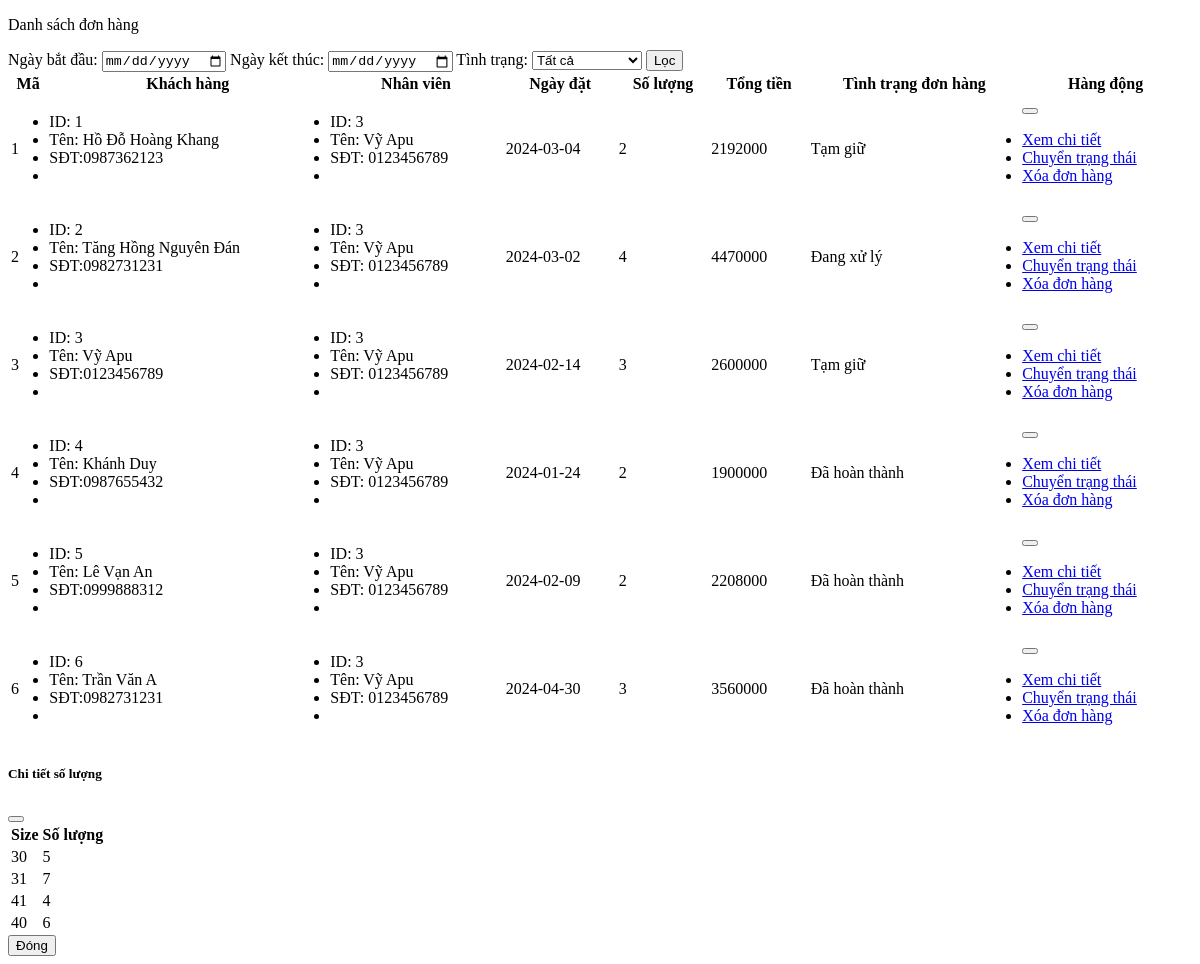
The page /admin/module/main/quanlydonhang.php on the database as committed earlier.
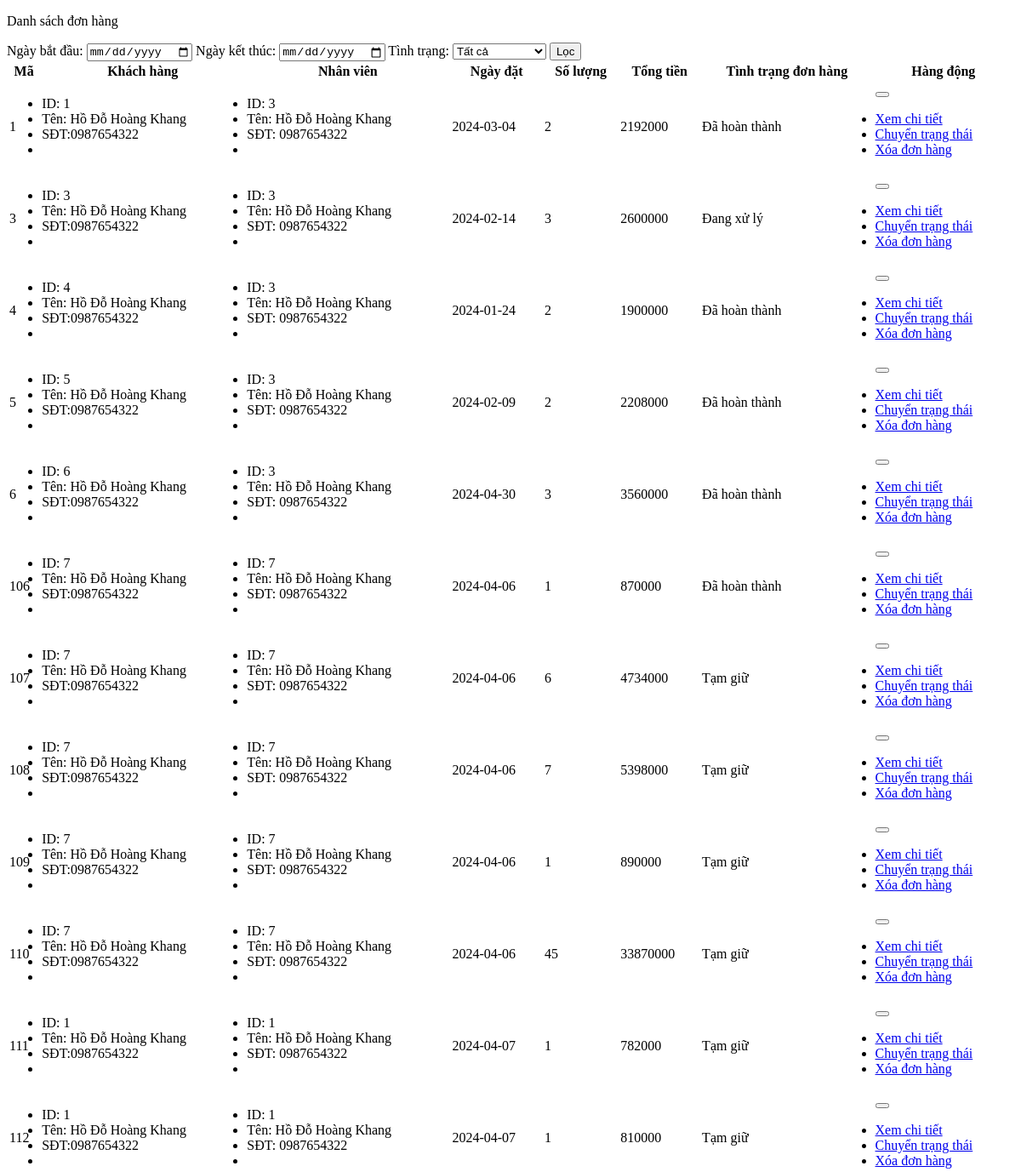
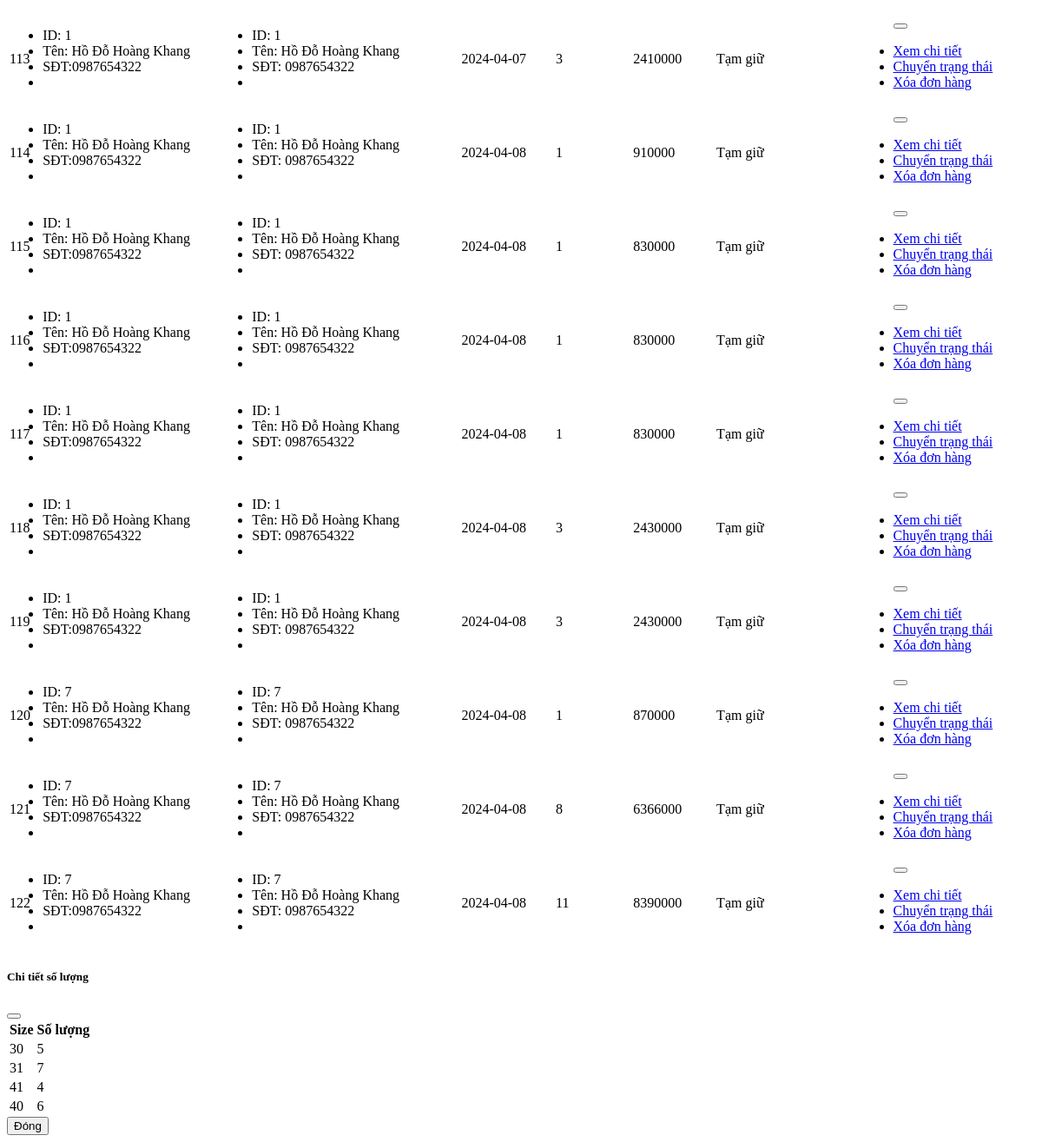
The same page on the database as committed later (2 pictures, top to bottom).
### tables this page shows
CREATE TABLE `phieuxuat` (
  `MaPX` int(11) NOT NULL,
  `MaNV` int(11) DEFAULT NULL,
  `MaKH` int(11) DEFAULT NULL,
  `NgayDatHang` date DEFAULT NULL,
  `TinhTrangDH` varchar(20) DEFAULT NULL,
  `TongTien` int(11) NOT NULL,
  `TongSoLuong` int(11) NOT NULL,
  `trangThai` int(1) NOT NULL
);

CREATE TABLE `user` (
  `Ma` int(11) NOT NULL,
  `TenDangNhap` varchar(255) DEFAULT NULL,
  `HoTen` varchar(255) DEFAULT NULL,
  `NgaySinh` date DEFAULT NULL,
  `SDT` varchar(11) DEFAULT NULL,
  `Email` varchar(255) DEFAULT NULL,
  `DiaChi` varchar(255) DEFAULT NULL,
  `GioiTinh` int(1) DEFAULT NULL
);

### admin/module/main/quanlydonhang.php (the view, shortened to what this page needs)
<?php
$conn = mysqli_connect("localhost", "root", "", "shoestore");
  $sql="SELECT
  px.MaPX,
  px.NgayDatHang,
  px.TinhTrangDH,
  px.TongTien,
  px.TongSoLuong,
  px.trangThai,
  khachhang.Ma as MaKH,
  khachhang.HoTen as HoTenKH,
  khachhang.SDT as SDTKH,
  nhanvien.Ma as MaNV,
  nhanvien.HoTen as HoTenNV,
  nhanvien.SDT as SDTNV
FROM phieuxuat px
INNER JOIN user khachhang ON px.MaKH = khachhang.Ma
INNER JOIN user nhanvien ON px.MaNV = nhanvien.Ma;";
$result = $conn->query($sql);
  ?>
<!DOCTYPE html>
<html lang="en">
<head>
</head>
<body>
<div class="tableBox ">
    <div class="tableTitle">
        <p>Danh sách đơn hàng</p>
        <div class="table-func">
            <div class="filter-container">
                <form action="index.php?danhmuc=quanlydonhang-timkiem" method="post">
                    Ngày bắt đầu: <input type="date" name="ngay_bat_dau">
                    Ngày kết thúc: <input type="date" name="ngay_ket_thuc">
                    <label>Tình trạng:</label>
                    <select name="tinh_trang">
                        <option value="">Tất cả</option>
                    </select>
                    <input type="submit" value="Lọc">
                </form>
            </div>
        </div>
    </div>
    <table id="myTable" class="table table-striped " style="width: 100%;">
        <thead>
            <tr>
                <th >Mã</th>
                <th>Khách hàng</th>
                <th>Nhân viên</th>
                <th>Ngày đặt</th>
                <th>Số lượng</th>
                <th>Tổng tiền</th>
                <th>Tình trạng đơn hàng</th>
                <th>Hàng động</th>
            </tr>
        </thead>
        <tbody>
        <?php
        while ($row = $result->fetch_assoc()) {
            if($row['trangThai'] == 1){
        ?>
      <tr>
        <td><?php echo $row['MaPX']; ?></td>
        <td>
                    <ul>
                        <li>ID: <?php echo $row['MaKH']; ?></li></li>
                        <li>Tên: <?php echo $row['HoTenKH']; ?> </li>
                        <li>SĐT:<?php echo $row['SDTKH']; ?></li>
                        <li></li>
                    </ul>
                </td>
                <td>
                    <ul>
                        <li>ID: <?php echo $row['MaNV']; ?></li></li>
                        <li>Tên: <?php echo $row['HoTenNV']; ?> </li>
                        <li>SĐT: <?php echo $row['SDTNV']; ?></li>
                        <li></li>
                    </ul>
                </td>
                <td><?php echo $row['NgayDatHang']; ?></td>
                <td><?php echo $row['TongSoLuong']; ?></td>
                <td><?php echo $row['TongTien']; ?></td>
                <td><?php echo $row['TinhTrangDH']; ?></td>
                <td>
                    <div class="dropdown" >
                        <button class="btn btn-secondary dropdown-toggle" type="button" id="dropdownMenuButton1" data-bs-toggle="dropdown" aria-expanded="false">
                        </button>
                        <ul class="dropdown-menu" aria-labelledby="dropdownMenuButton1" style="z-index: 2;">
                            <li><a class="dropdown-item" href="index.php?danhmuc=quanlydonhang-chitiet&id=<?php echo $row['MaPX']; ?>">Xem chi tiết</a></li>
                            <li><a class="dropdown-item" href="module/main/quanlydonhang-trangthai.php?id=<?php echo $row['MaPX']; ?>" onclick="return confirm('Bạn có chắc muốn xóa chuyển trạng thái đơn hàng?');" >Chuyển trạng thái</a></li>
                            <li><a class="dropdown-item" href="module/main/quanlydonhang-xoa.php?id=<?php echo $row['MaPX']; ?>" onclick="return confirm('Bạn có chắc muốn xóa đơn hàng?');" >Xóa đơn hàng</a></li>
                        </ul>
                    </div>
                </td>
      </tr>
    <?php } } ?>
        </tbody>
    </table>
</div>
<div class="modal fade" id="chitietsoluong" tabindex="-1" aria-labelledby="exampleModalLabel" aria-hidden="true">
  <div class="modal-dialog">
    <div class="modal-content"  style="">
      <div class="modal-header">
        <h5 class="modal-title" id="exampleModalLabel">Chi tiết số lượng</h5>
        <button type="button" class="btn-close" data-bs-dismiss="modal" aria-label="Close"></button>
      </div>
      <div class="modal-body">
        <table >
            <thead>
                <tr>
                    <th >Size</th>
                    <th>Số lượng</th>
                </tr>
            </thead>
            <tbody>
                <tr>
                    <td>30</td>
                    <td>5</td>
                </tr>
                <tr>
                    <td>31</td>
                    <td>7</td>
                </tr>
                <tr>
                    <td>41</td>
                    <td>4</td>
                </tr>
                <tr>
                    <td>40</td>
                    <td>6</td>
                </tr>
            </tbody>
        </table>
      </div>
      <div class="modal-footer">
        <button type="button" class="btn btn-secondary" data-bs-dismiss="modal">Đóng</button>
      </div>
    </div>
  </div>
</div>
</body>
</html>

Rows that differ between the two databases and show on the page:
no longer on this page (row edited): phieuxuat: MaPX "2", MaKH.Ma "2", MaKH.HoTen "Tăng Hồng Nguyên Đán", MaKH.SDT "0982731231", MaNV.Ma "3", MaNV.HoTen "Vỹ Apu", MaNV.SDT "0123456789", NgayDatHang "2024-03-02", TongSoLuong "4", TongTien "4470000", TinhTrangDH "Đang xử lý"
changed phieuxuat id 1: MaKH.SDT "0987362123" → "0987654322"; MaNV.HoTen "Vỹ Apu" → "Hồ Đỗ Hoàng Khang"; MaNV.SDT "0123456789" → "0987654322"; TinhTrangDH "Tạm giữ" → "Đã hoàn thành"
changed phieuxuat id 3: MaNV.HoTen "Vỹ Apu" → "Hồ Đỗ Hoàng Khang"; MaNV.SDT "0123456789" → "0987654322"; TinhTrangDH "Tạm giữ" → "Đang xử lý"
changed through a linked row, phieuxuat id 4: MaKH.HoTen "Khánh Duy" → "Hồ Đỗ Hoàng Khang"; MaKH.SDT "0987655432" → "0987654322"; MaNV.HoTen "Vỹ Apu" → "Hồ Đỗ Hoàng Khang"; MaNV.SDT "0123456789" → "0987654322"
changed through a linked row, phieuxuat id 5: MaKH.HoTen "Lê Vạn An" → "Hồ Đỗ Hoàng Khang"; MaKH.SDT "0999888312" → "0987654322"; MaNV.HoTen "Vỹ Apu" → "Hồ Đỗ Hoàng Khang"; MaNV.SDT "0123456789" → "0987654322"
changed through a linked row, phieuxuat id 6: MaKH.HoTen "Trần Văn A" → "Hồ Đỗ Hoàng Khang"; MaKH.SDT "0982731231" → "0987654322"; MaNV.HoTen "Vỹ Apu" → "Hồ Đỗ Hoàng Khang"; MaNV.SDT "0123456789" → "0987654322"
added phieuxuat: MaPX "106", MaNV.Ma "7", MaNV.HoTen "Hồ Đỗ Hoàng Khang", MaNV.SDT "0987654322", NgayDatHang "2024-04-06", TongSoLuong "1", TongTien "870000", TinhTrangDH "Đã hoàn thành"
added phieuxuat: MaPX "107", MaNV.Ma "7", MaNV.HoTen "Hồ Đỗ Hoàng Khang", MaNV.SDT "0987654322", NgayDatHang "2024-04-06", TongSoLuong "6", TongTien "4734000", TinhTrangDH "Tạm giữ"
added phieuxuat: MaPX "108", MaNV.Ma "7", MaNV.HoTen "Hồ Đỗ Hoàng Khang", MaNV.SDT "0987654322", NgayDatHang "2024-04-06", TongSoLuong "7", TongTien "5398000", TinhTrangDH "Tạm giữ"
added phieuxuat: MaPX "109", MaNV.Ma "7", MaNV.HoTen "Hồ Đỗ Hoàng Khang", MaNV.SDT "0987654322", NgayDatHang "2024-04-06", TongSoLuong "1", TongTien "890000", TinhTrangDH "Tạm giữ"
added phieuxuat: MaPX "110", MaNV.Ma "7", MaNV.HoTen "Hồ Đỗ Hoàng Khang", MaNV.SDT "0987654322", NgayDatHang "2024-04-06", TongSoLuong "45", TongTien "33870000", TinhTrangDH "Tạm giữ"
added phieuxuat: MaPX "111", MaNV.Ma "1", MaNV.HoTen "Hồ Đỗ Hoàng Khang", MaNV.SDT "0987654322", NgayDatHang "2024-04-07", TongSoLuong "1", TongTien "782000", TinhTrangDH "Tạm giữ"
added phieuxuat: MaPX "112", MaNV.Ma "1", MaNV.HoTen "Hồ Đỗ Hoàng Khang", MaNV.SDT "0987654322", NgayDatHang "2024-04-07", TongSoLuong "1", TongTien "810000", TinhTrangDH "Tạm giữ"
added phieuxuat: MaPX "113", MaNV.Ma "1", MaNV.HoTen "Hồ Đỗ Hoàng Khang", MaNV.SDT "0987654322", NgayDatHang "2024-04-07", TongSoLuong "3", TongTien "2410000", TinhTrangDH "Tạm giữ"
added phieuxuat: MaPX "114", MaNV.Ma "1", MaNV.HoTen "Hồ Đỗ Hoàng Khang", MaNV.SDT "0987654322", NgayDatHang "2024-04-08", TongSoLuong "1", TongTien "910000", TinhTrangDH "Tạm giữ"
added phieuxuat: MaPX "115", MaNV.Ma "1", MaNV.HoTen "Hồ Đỗ Hoàng Khang", MaNV.SDT "0987654322", NgayDatHang "2024-04-08", TongSoLuong "1", TongTien "830000", TinhTrangDH "Tạm giữ"
added phieuxuat: MaPX "116", MaNV.Ma "1", MaNV.HoTen "Hồ Đỗ Hoàng Khang", MaNV.SDT "0987654322", NgayDatHang "2024-04-08", TongSoLuong "1", TongTien "830000", TinhTrangDH "Tạm giữ"
added phieuxuat: MaPX "117", MaNV.Ma "1", MaNV.HoTen "Hồ Đỗ Hoàng Khang", MaNV.SDT "0987654322", NgayDatHang "2024-04-08", TongSoLuong "1", TongTien "830000", TinhTrangDH "Tạm giữ"
added phieuxuat: MaPX "118", MaNV.Ma "1", MaNV.HoTen "Hồ Đỗ Hoàng Khang", MaNV.SDT "0987654322", NgayDatHang "2024-04-08", TongSoLuong "3", TongTien "2430000", TinhTrangDH "Tạm giữ"
added phieuxuat: MaPX "119", MaNV.Ma "1", MaNV.HoTen "Hồ Đỗ Hoàng Khang", MaNV.SDT "0987654322", NgayDatHang "2024-04-08", TongSoLuong "3", TongTien "2430000", TinhTrangDH "Tạm giữ"
added phieuxuat: MaPX "120", MaNV.Ma "7", MaNV.HoTen "Hồ Đỗ Hoàng Khang", MaNV.SDT "0987654322", NgayDatHang "2024-04-08", TongSoLuong "1", TongTien "870000", TinhTrangDH "Tạm giữ"
added phieuxuat: MaPX "121", MaNV.Ma "7", MaNV.HoTen "Hồ Đỗ Hoàng Khang", MaNV.SDT "0987654322", NgayDatHang "2024-04-08", TongSoLuong "8", TongTien "6366000", TinhTrangDH "Tạm giữ"
added phieuxuat: MaPX "122", MaNV.Ma "7", MaNV.HoTen "Hồ Đỗ Hoàng Khang", MaNV.SDT "0987654322", NgayDatHang "2024-04-08", TongSoLuong "11", TongTien "8390000", TinhTrangDH "Tạm giữ"
